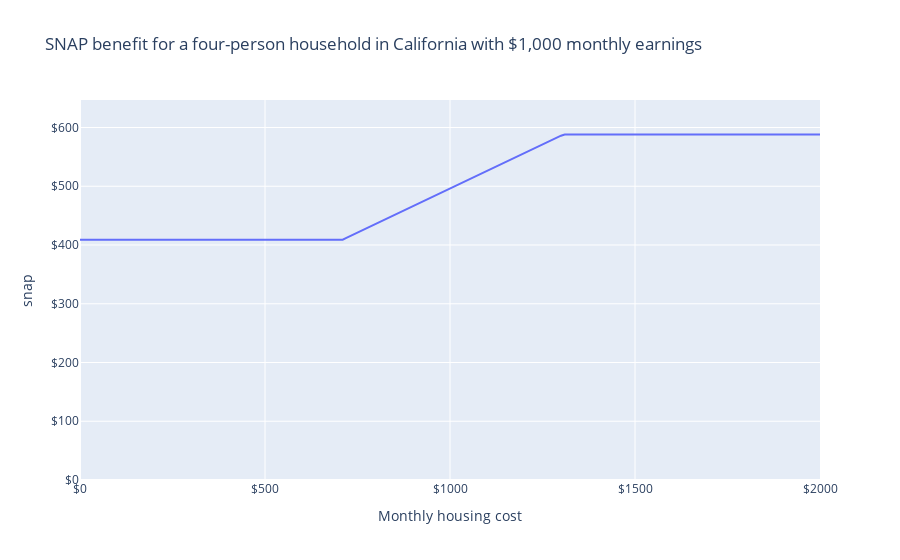

This figure's notebook cell:
### Markdown cell above
### How housing costs affect a four-person household's SNAP benefits

We can also visualize how other household characteristics affect SNAP benefits.
For example, what if we vary the housing costs of a four-person household with \$2,000 monthly income?

Their SNAP benefit is \$409 per month if their housing costs are less than \$720 per month. If they spend \$1,310 per month on housing, their benefit rises 44% to \$588 per month.

### Code cell
sim = IndividualSim(year=2022)
sim.add_person(name="parent1", employment_income=1000 * 12)
sim.add_person(name="parent2", employment_income=1000 * 12)
sim.add_person(name="child1")
sim.add_person(name="child2")
sim.add_spm_unit(
    name="spm_unit",
    members=["parent1", "parent2", "child1", "child2"],
)

sim.vary("housing_cost", max=2000 * 12, step=120)

df = pd.DataFrame(
    dict(
        housing_cost=sim.calc("housing_cost")[0],
        snap=sim.calc("snap")[0],
        housing_subsidy_rate=sim.deriv("snap", "housing_cost"),
    )
)
df[["housing_cost", "snap"]] = (df[["housing_cost", "snap"]] / 12).round()


fig = px.line(
    df,
    "housing_cost",
    "snap",
    labels=LABELS,
    title="SNAP benefit for a four-person household in California with $1,000 monthly earnings",
)
fig.update_layout(
    xaxis_tickformat="$",
    yaxis_tickformat="$",
    yaxis_range=[0, df.snap.max() * 1.1],
)
fig.show()

### Figure 1 — Plotly figure (JSON) as saved in the notebook; plotly's stock layout.template omitted (floating-point values rounded to 4 significant figures; data arrays with more than 128 entries replaced by an {"elided": "..."} marker saying what was removed)
{"data": [{"hovertemplate": "Monthly housing cost=%{x}<br>snap=%{y}<extra></extra>", "legendgroup": "", "line": {"color": "#636efa", "dash": "solid"}, "marker": {"symbol": "circle"}, "mode": "lines", "name": "", "orientation": "v", "showlegend": false, "type": "scatter", "x": {"elided": "201 int values"}, "xaxis": "x", "y": {"elided": "201 int values"}, "yaxis": "y"}], "layout": {"legend": {"tracegroupgap": 0}, "title": {"text": "SNAP benefit for a four-person household in California with $1,000 monthly earnings"}, "xaxis": {"anchor": "y", "domain": [0, 1], "tickformat": "$", "title": {"text": "Monthly housing cost"}}, "yaxis": {"anchor": "x", "domain": [0, 1], "range": [0, 646.8], "tickformat": "$", "title": {"text": "snap"}}}}
